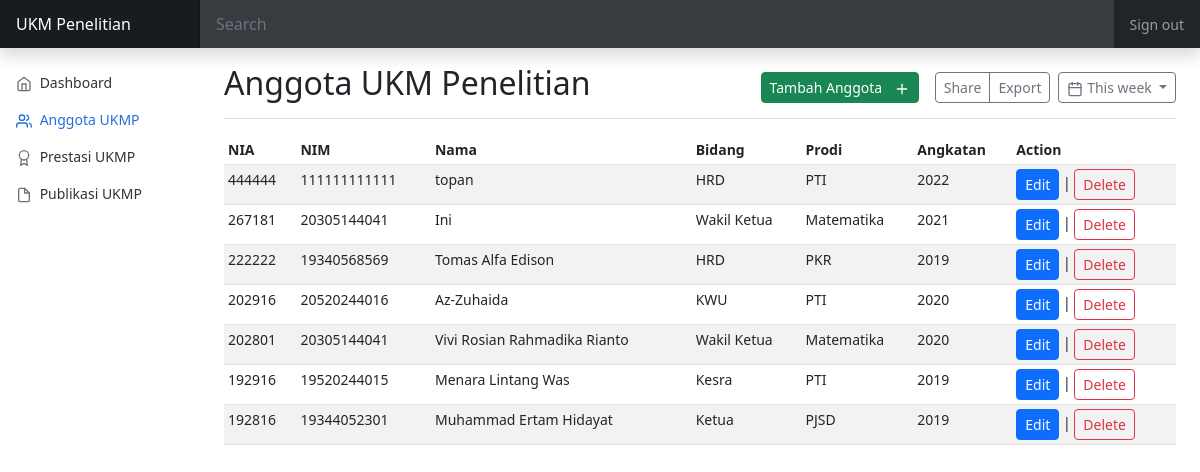
/anggota.php, run on the app's committed database.
### tables this page shows
CREATE TABLE `anggota` (
  `nia` int(7) NOT NULL,
  `nim` bigint(11) DEFAULT NULL,
  `nama` varchar(100) DEFAULT NULL,
  `bidangid` varchar(5) DEFAULT NULL,
  `prodi` varchar(100) DEFAULT NULL,
  `angkatan` int(4) DEFAULT NULL
);

CREATE TABLE `bidang` (
  `bidangid` varchar(5) NOT NULL,
  `nama_bidang` varchar(100) DEFAULT NULL
);

### anggota.php (the view, shortened to what this page needs)
<?php
include_once("config.php");
$result = mysqli_query($mysqli, "SELECT *, bidang.nama_bidang FROM anggota inner join bidang on anggota.bidangid = bidang.bidangid ORDER BY nia DESC");
?>
 <!doctype html>
<html lang="en">
  <head>
    <link href="https://cdn.jsdelivr.net/npm/bootstrap@5.2.0-beta1/dist/css/bootstrap.min.css" rel="stylesheet"
>
    <link href="dashboard.css" rel="stylesheet">
  </head>
  <body>
<header class="navbar navbar-dark sticky-top bg-dark flex-md-nowrap p-0 shadow">
  <a class="navbar-brand col-md-3 col-lg-2 me-0 px-3 fs-6" href="#">UKM Penelitian</a>
  <input class="form-control form-control-dark w-100 rounded-0 border-0" type="text" placeholder="Search" aria-label="Search">
  <div class="navbar-nav">
    <div class="nav-item text-nowrap">
      <a class="nav-link px-3" href="#">Sign out</a>
    </div>
  </div>
</header>
<div class="container-fluid">
  <div class="row">
    <nav id="sidebarMenu" class="col-md-3 col-lg-2 d-md-block sidebar collapse">
      <div class="position-sticky pt-3">
        <ul class="nav flex-column">
          <li class="nav-item">
            <a class="nav-link" aria-current="page" href="index.php">
              <span data-feather="home" class="align-text-bottom"></span>
              Dashboard
            </a>
          </li>
          <li class="nav-item">
            <a class="nav-link active" href="anggota.php">
              <span data-feather="users" class="align-text-bottom"></span>
              Anggota UKMP
            </a>
          </li>
          <li class="nav-item">
            <a class="nav-link" href="prestasi.php">
              <span data-feather="award" class="align-text-bottom"></span>
              Prestasi UKMP
            </a>
          </li>
          <li class="nav-item">
            <a class="nav-link" href="#">
              <span data-feather="file" class="align-text-bottom"></span>
              Publikasi UKMP
            </a>
          </li>
        </ul>
      </div>
    </nav>
    <main class="col-md-9 ms-sm-auto col-lg-10 px-md-4">
      <div class="d-flex justify-content-between flex-wrap flex-md-nowrap align-items-center pt-3 pb-2 mb-3 border-bottom">
        <h1 class="h2">Anggota UKM Penelitian</h1>
        <div class="btn-toolbar mb-2 mb-md-0">
          <a class="btn btn-sm btn-success me-3" href="add.php">Tambah Anggota <span data-feather="plus" class="ms-2 align-text-center"></a>
          <div class="btn-group me-2">
            <button type="button" class="btn btn-sm btn-outline-secondary">Share</button>
            <button type="button" class="btn btn-sm btn-outline-secondary">Export</button>
          </div>
          <button type="button" class="btn btn-sm btn-outline-secondary dropdown-toggle">
            <span data-feather="calendar" class="align-text-bottom"></span>
            This week
          </button>
        </div>
      </div>
      <div class="table-responsive">
        <table class="table table-striped table-sm">
          <thead>
            <tr>
              <th scope="col">NIA</th>
              <th scope="col">NIM</th>
              <th scope="col">Nama</th>
              <th scope="col">Bidang</th>
              <th scope="col">Prodi</th>
              <th scope="col">Angkatan</th>
              <th scope="col">Action</th>
            </tr>
          </thead>
          <?php
            while($user_data = mysqli_fetch_array($result)) {
                echo "<tr>";
                echo "<td>".$user_data['nia']."</td>";
                echo "<td>".$user_data['nim']."</td>";
                echo "<td>".$user_data['nama']."</td>";
                echo "<td>".$user_data['nama_bidang']."</td>";
                echo "<td>".$user_data['prodi']."</td>";
                echo "<td>".$user_data['angkatan']."</td>";
                echo "<td><a href='edit.php?id=$user_data[nia]' class='btn btn-sm btn-primary'>Edit</a> | <a href='delete.php?id=$user_data[nia]' class='btn btn-sm btn-outline-danger'>Delete</a></td></tr>";
           }
           ?>
        </table>
      </div>
    </main>
  </div>
</div>
  </body>
</html>

### dashboard.css (style rules this page uses)
body { font-size: .875rem; }
.feather { width: 16px; height: 16px; }
.sidebar { position: fixed; top: 0; bottom: 0; left: 0; z-index: 100; padding: 48px 0 0; box-shadow: #fff; }
.sidebar .nav-link { font-weight: 500; color: #333; }
.sidebar .nav-link .feather { margin-right: 4px; color: #727272; }
.sidebar .nav-link.active { color: #2470dc; }
.sidebar .nav-link:hover .feather, .sidebar .nav-link.active .feather { color: inherit; }
.navbar-brand { padding-top: .75rem; padding-bottom: .75rem; background-color: rgba(0, 0, 0, .25); box-shadow: inset -1px 0 0 rgba(0, 0, 0, .25); }
.navbar .form-control { padding: .75rem 1rem; }
.form-control-dark { color: #fff; background-color: rgba(255, 255, 255, .1); border-color: rgba(255, 255, 255, .1); }

### data on the page
anggota: nia "444444", nim "111111111111", nama "topan", bidangid.nama_bidang "HRD", prodi "PTI", angkatan "2022"
anggota: nia "267181", nim "20305144041", nama "Ini", bidangid.nama_bidang "Wakil Ketua", prodi "Matematika", angkatan "2021"
anggota: nia "222222", nim "19340568569", nama "Tomas Alfa Edison", bidangid.nama_bidang "HRD", prodi "PKR", angkatan "2019"
anggota: nia "202916", nim "20520244016", nama "Az-Zuhaida", bidangid.nama_bidang "KWU", prodi "PTI", angkatan "2020"
anggota: nia "202801", nim "20305144041", nama "Vivi Rosian Rahmadika Rianto", bidangid.nama_bidang "Wakil Ketua", prodi "Matematika", angkatan "2020"
anggota: nia "192916", nim "19520244015", nama "Menara Lintang Was", bidangid.nama_bidang "Kesra", prodi "PTI", angkatan "2019"
anggota: nia "192816", nim "19344052301", nama "Muhammad Ertam Hidayat", bidangid.nama_bidang "Ketua", prodi "PJSD", angkatan "2019"
